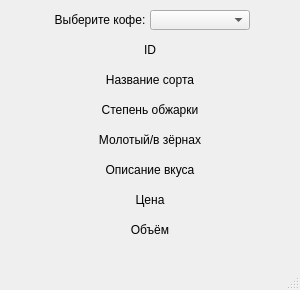
<?xml version="1.0" encoding="UTF-8"?>
<ui version="4.0">
 <class>MainWindow</class>
 <widget class="QMainWindow" name="MainWindow">
  <property name="geometry">
   <rect>
    <x>0</x>
    <y>0</y>
    <width>300</width>
    <height>290</height>
   </rect>
  </property>
  <property name="windowTitle">
   <string>MainWindow</string>
  </property>
  <widget class="QWidget" name="centralwidget">
   <widget class="QLabel" name="label">
    <property name="geometry">
     <rect>
      <x>50</x>
      <y>10</y>
      <width>100</width>
      <height>20</height>
     </rect>
    </property>
    <property name="text">
     <string>Выберите кофе:</string>
    </property>
    <property name="alignment">
     <set>Qt::AlignCenter</set>
    </property>
   </widget>
   <widget class="QComboBox" name="comboBox">
    <property name="geometry">
     <rect>
      <x>150</x>
      <y>10</y>
      <width>100</width>
      <height>20</height>
     </rect>
    </property>
   </widget>
   <widget class="QLabel" name="label_2">
    <property name="geometry">
     <rect>
      <x>50</x>
      <y>40</y>
      <width>200</width>
      <height>20</height>
     </rect>
    </property>
    <property name="text">
     <string>ID</string>
    </property>
    <property name="alignment">
     <set>Qt::AlignCenter</set>
    </property>
   </widget>
   <widget class="QLabel" name="label_3">
    <property name="geometry">
     <rect>
      <x>50</x>
      <y>70</y>
      <width>200</width>
      <height>20</height>
     </rect>
    </property>
    <property name="text">
     <string>Название сорта</string>
    </property>
    <property name="alignment">
     <set>Qt::AlignCenter</set>
    </property>
   </widget>
   <widget class="QLabel" name="label_4">
    <property name="geometry">
     <rect>
      <x>50</x>
      <y>100</y>
      <width>200</width>
      <height>20</height>
     </rect>
    </property>
    <property name="text">
     <string>Степень обжарки</string>
    </property>
    <property name="alignment">
     <set>Qt::AlignCenter</set>
    </property>
   </widget>
   <widget class="QLabel" name="label_5">
    <property name="geometry">
     <rect>
      <x>50</x>
      <y>130</y>
      <width>200</width>
      <height>20</height>
     </rect>
    </property>
    <property name="text">
     <string>Молотый/в зёрнах</string>
    </property>
    <property name="alignment">
     <set>Qt::AlignCenter</set>
    </property>
   </widget>
   <widget class="QLabel" name="label_6">
    <property name="geometry">
     <rect>
      <x>50</x>
      <y>160</y>
      <width>200</width>
      <height>20</height>
     </rect>
    </property>
    <property name="text">
     <string>Описание вкуса</string>
    </property>
    <property name="alignment">
     <set>Qt::AlignCenter</set>
    </property>
   </widget>
   <widget class="QLabel" name="label_7">
    <property name="geometry">
     <rect>
      <x>50</x>
      <y>190</y>
      <width>200</width>
      <height>20</height>
     </rect>
    </property>
    <property name="text">
     <string>Цена</string>
    </property>
    <property name="alignment">
     <set>Qt::AlignCenter</set>
    </property>
   </widget>
   <widget class="QLabel" name="label_8">
    <property name="geometry">
     <rect>
      <x>50</x>
      <y>220</y>
      <width>200</width>
      <height>20</height>
     </rect>
    </property>
    <property name="text">
     <string>Объём</string>
    </property>
    <property name="alignment">
     <set>Qt::AlignCenter</set>
    </property>
   </widget>
  </widget>
  <widget class="QMenuBar" name="menubar">
   <property name="geometry">
    <rect>
     <x>0</x>
     <y>0</y>
     <width>300</width>
     <height>21</height>
    </rect>
   </property>
  </widget>
  <widget class="QStatusBar" name="statusbar"/>
 </widget>
 <resources/>
 <connections/>
</ui>
